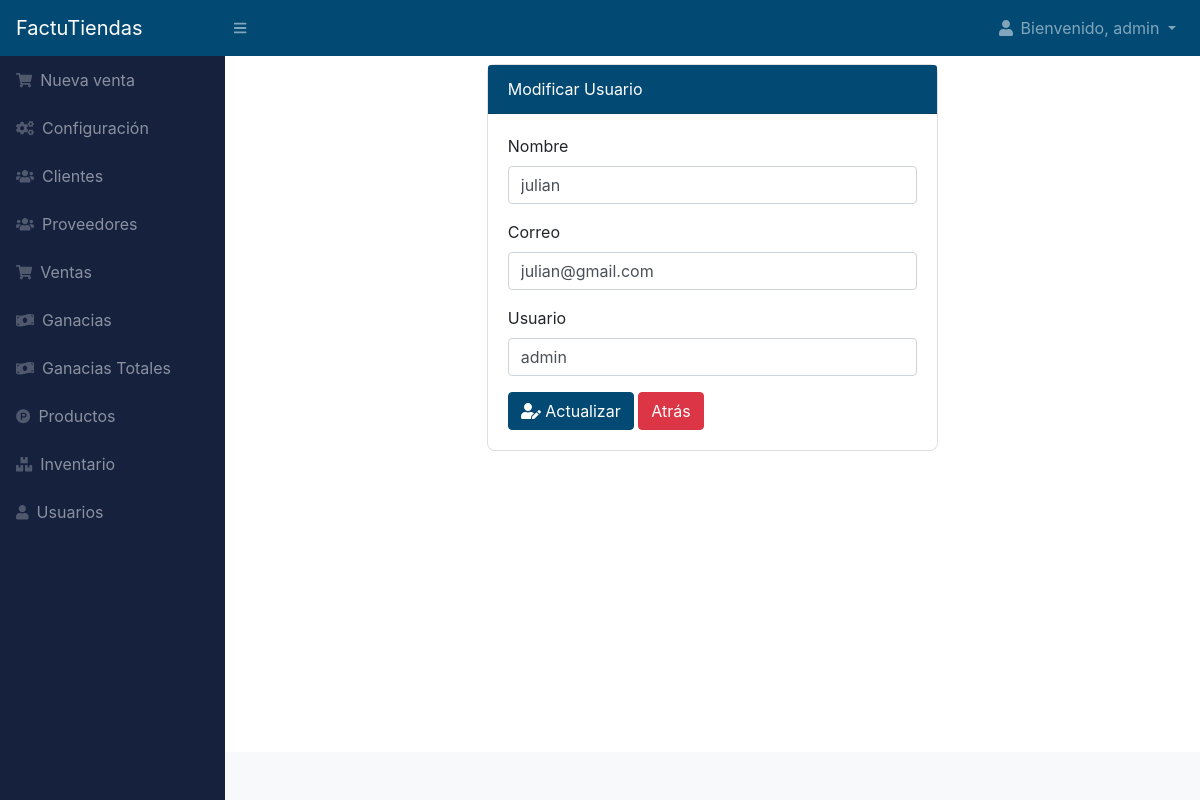
The page /index.php?action=editar_usuario&id=1 (signed in) on the database its author committed.
### tables this page shows
CREATE TABLE `usuario` (
  `idusuario` int(11) NOT NULL AUTO_INCREMENT,
  `nombre` varchar(100) NOT NULL,
  `apellido` varchar(100) NOT NULL,
  `correo` varchar(100) NOT NULL,
  `usuario` varchar(20) NOT NULL,
  `clave` varchar(50) NOT NULL,
  `estado` int(11) NOT NULL DEFAULT 1,
  PRIMARY KEY (`idusuario`)
);

### controllers/UsuarioController.php (called while the page is built, shortened)
<?php
require_once 'models/UserModel.php';
class UsuarioController {
    private $usuarioModel;
    public function __construct() {
        $this->usuarioModel = new UserModel();
    }
    public function editar() {
        $id = $_GET['id'];
        $usuario = $this->usuarioModel->obtenerUsuarioPorId($id);
        require_once 'views/editar_usuario.php';
    }
}
?>

### config/database.php (called while the page is built, shortened)
<?php
function getConnection() {
    $conexion = mysqli_connect(DB_HOST, DB_USER, DB_PASS, DB_NAME);
    return $conexion;
}
?>

### models/UserModel.php (called while the page is built, shortened)
<?php
require_once "config/database.php";
class UserModel {
    private $conexion;
    public function __construct() {
        $this->conexion = getConnection();
    }
    public function obtenerUsuarioPorId($id) {
        $id = mysqli_real_escape_string($this->conexion, $id);
        $query = mysqli_query($this->conexion, "SELECT * FROM usuario WHERE idusuario = '$id' LIMIT 1");
        return ($query) ? mysqli_fetch_assoc($query) : null;
    }
}
?>

### views/editar_usuario.php (the view, shortened to what this page needs)
<?php include_once "includes/header.php"; ?>
<div class="row">
    <div class="col-md-6 mx-auto">
        <div class="card">
            <div class="card-header bg-dialog text-white">
                Modificar Usuario
            </div>
            <div class="card-body">
                <form action="" method="post">
                    <div class="form-group">
                        <label for="nombre">Nombre</label>
                        <input type="text" placeholder="Ingrese nombre" class="form-control" name="nombre" id="nombre" value="<?php echo $usuario['nombre']; ?>">
                    </div>
                    <div class="form-group">
                        <label for="correo">Correo</label>
                        <input type="text" placeholder="Ingrese correo" class="form-control" name="correo" id="correo" value="<?php echo $usuario['correo']; ?>">
                    </div>
                    <div class="form-group">
                        <label for="usuario">Usuario</label>
                        <input type="text" placeholder="Ingrese usuario" class="form-control" name="usuario" id="usuario" value="<?php echo $usuario['usuario']; ?>">
                    </div>
                    <button type="submit" class="btn btn-primary"><i class="fas fa-user-edit"></i> Actualizar</button>
                    <a href="index.php?action=usuarios" class="btn btn-danger">Atrás</a>
                </form>
            </div>
        </div>
    </div>
</div>
<?php include_once "includes/footer.php"; ?>

### assets/css/productos.css (style rules this page uses)
.card, .table-responsive, .modal-content { background-color: rgba(255, 255, 255, 0.9); border-radius: 8px; }

### rows shown on the page
usuario: nombre "julian", correo "julian@gmail.com", usuario "admin"

### other values the page prints
$_SESSION['user'] "admin"
